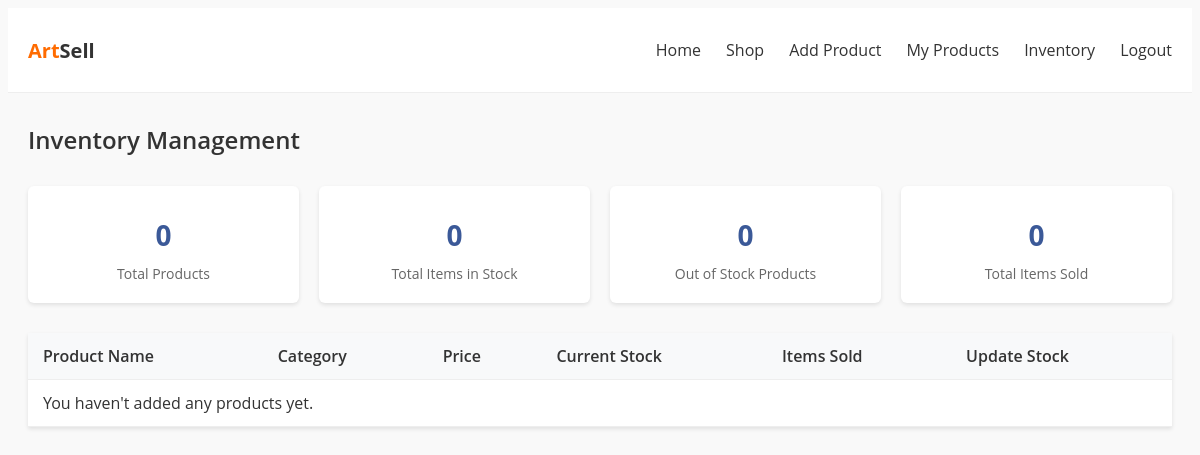
The app's page /vendor_inventory.php (signed in), older data.
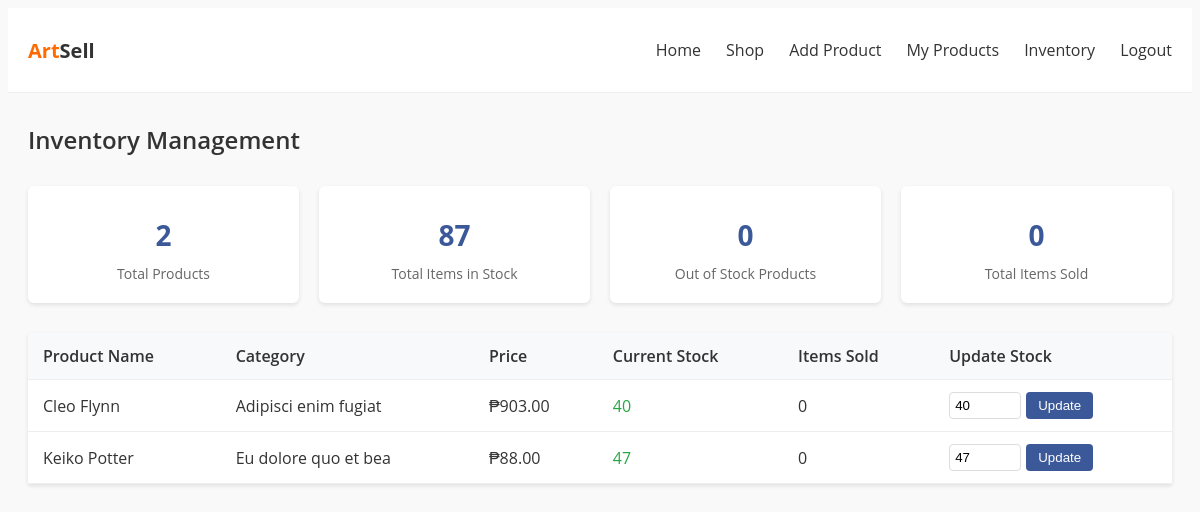
The same page, newer data.
### tables this page shows
CREATE TABLE `products` (
  `id` int(11) NOT NULL,
  `name` varchar(255) NOT NULL,
  `description` text NOT NULL,
  `price` decimal(10,2) NOT NULL,
  `category` varchar(100) NOT NULL,
  `image` varchar(255) NOT NULL,
  `created_at` timestamp NOT NULL DEFAULT current_timestamp(),
  `city` varchar(100) DEFAULT NULL,
  `vendor_id` int(11) NOT NULL,
  `stock` int(11) NOT NULL DEFAULT 0,
  `is_featured` tinyint(1) NOT NULL DEFAULT 0
);

### vendor_inventory.php (the view, shortened to what this page needs)
<?php
require 'db_connection.php';
$sql = "SELECT id, name, price, category, stock,
        (SELECT SUM(oi.quantity) FROM order_items oi JOIN orders o ON oi.order_id = o.id WHERE oi.product_id = products.id AND o.status = 'Completed') as sold
        FROM products WHERE vendor_id = ? ORDER BY stock ASC";
$stmt = mysqli_prepare($conn, $sql);
mysqli_stmt_bind_param($stmt, "i", $_SESSION['id']);
mysqli_stmt_execute($stmt);
$result = mysqli_stmt_get_result($stmt);
$products = [];
while ($row = mysqli_fetch_assoc($result)) {
    $products[] = $row;
}
?>
<!DOCTYPE html>
<html lang="en">
<head>
</head>
<body>
    <header>
        <div class="container header-inner">
            <div class="logo"><a href="#">Art<span style="color: #333;">Sell</span></a></div>
            <nav>
                <ul>
                    <li><a href="index.php">Home</a></li>
                    <li><a href="shop.php">Shop</a></li>
                    <li><a href="add_product.php">Add Product</a></li>
                    <li><a href="vendor_products.php">My Products</a></li>
                    <li><a href="vendor_inventory.php">Inventory</a></li>
                    <li><a href="logout.php">Logout</a></li>
                </ul>
            </nav>
        </div>
    </header>
    <div class="container">
        <h1>Inventory Management</h1>
        <div class="dashboard">
            <div class="stat-card">
                <div class="stat-value"><?php echo count($products); ?></div>
                <div class="stat-label">Total Products</div>
            </div>
            <div class="stat-card">
                <div class="stat-value"><?php echo array_sum(array_column($products, 'stock')); ?></div>
                <div class="stat-label">Total Items in Stock</div>
            </div>
            <div class="stat-card">
                <div class="stat-value"><?php echo count(array_filter($products, function($p) { return isset($p['stock']) && $p['stock'] <= 0; })); ?></div>
                <div class="stat-label">Out of Stock Products</div>
            </div>
            <div class="stat-card">
                <div class="stat-value"><?php echo array_sum(array_column(array_filter($products, function($p) { return isset($p['sold']); }), 'sold')); ?></div>
                <div class="stat-label">Total Items Sold</div>
            </div>
        </div>
        <table class="inventory-table">
            <thead>
                <tr>
                    <th>Product Name</th>
                    <th>Category</th>
                    <th>Price</th>
                    <th>Current Stock</th>
                    <th>Items Sold</th>
                    <th>Update Stock</th>
                </tr>
            </thead>
            <tbody>
                <?php if (!empty($products)): ?>
                    <?php foreach ($products as $product): ?>
                        <tr>
                            <td><?php echo htmlspecialchars($product['name']); ?></td>
                            <td><?php echo htmlspecialchars($product['category']); ?></td>
                            <td>₱<?php echo number_format($product['price'], 2); ?></td>
                            <td class="<?php
                                if (!isset($product['stock']) || $product['stock'] <= 0) echo 'out-of-stock';
                                else if ($product['stock'] <= 5) echo 'low-stock';
                                else echo 'in-stock';
                            ?>">
                                <?php echo isset($product['stock']) ? $product['stock'] : 0; ?>
                            </td>
                            <td><?php echo isset($product['sold']) ? $product['sold'] : 0; ?></td>
                            <td>
                                <form method="POST" style="display: flex; gap: 5px;">
                                    <input type="number" name="stock" min="0" value="<?php echo isset($product['stock']) ? $product['stock'] : 0; ?>" class="stock-input">
                                    <button type="submit" name="update_stock" class="update-btn">Update</button>
                                </form>
                            </td>
                        </tr>
                    <?php endforeach; ?>
                <?php else: ?>
                    <tr>
                        <td colspan="6">You haven't added any products yet.</td>
                    </tr>
                <?php endif; ?>
            </tbody>
        </table>
    </div>
</body>
</html>

### vendor_inventory.php (style rules this page uses)
body { background-color: #f9f9f9; color: #333; font-family: 'Open Sans', sans-serif; }
.container { max-width: 1200px; margin: 0 auto; padding: 0 20px; }
header { background: #fff; padding: 15px 0; border-bottom: 1px solid #eee; }
.header-inner { display: flex; justify-content: space-between; align-items: center; }
.logo a { color: #ff6b00; text-decoration: none; font-size: 20px; font-weight: bold; }
nav ul { display: flex; list-style: none; }
nav ul li { margin-left: 25px; }
nav ul li a { color: #333; text-decoration: none; font-weight: 500; }
h1 { font-size: 24px; font-weight: 600; margin: 30px 0; color: #333; }
.inventory-table { width: 100%; border-collapse: collapse; margin-bottom: 30px; background: #fff; box-shadow: 0 2px 4px rgba(0,0,0,0.1); }
.inventory-table th, .inventory-table td { padding: 12px 15px; text-align: left; border-bottom: 1px solid #eee; }
.inventory-table th { background: #f8f9fa; font-weight: 600; color: #333; }
.stock-input { width: 60px; padding: 5px; border: 1px solid #ddd; border-radius: 4px; }
.update-btn { padding: 6px 12px; background: #3b5998; color: white; border: none; border-radius: 4px; cursor: pointer; }
.in-stock { color: #28a745; }
.dashboard { display: grid; grid-template-columns: repeat(auto-fill, minmax(250px, 1fr)); gap: 20px; margin-bottom: 30px; }
.stat-card { background: #fff; padding: 20px; border-radius: 6px; box-shadow: 0 2px 4px rgba(0,0,0,0.1); text-align: center; }
.stat-value { font-size: 28px; font-weight: bold; margin: 10px 0; color: #3b5998; }
.stat-label { color: #666; font-size: 14px; }

Row changes from the older to the newer data that the page shows:
now on this page (row edited): products: name "Cleo Flynn", category "Adipisci enim fugiat", price "903.00", stock "40"
now on this page (row edited): products: name "Keiko Potter", category "Eu dolore quo et bea", price "88.00", stock "47"
Text that changed along with them:
count($products): "0" → "2"
array_sum(array_column($products, 'stock')): "0" → "87"
text no longer shown: "You haven't added any products yet."
